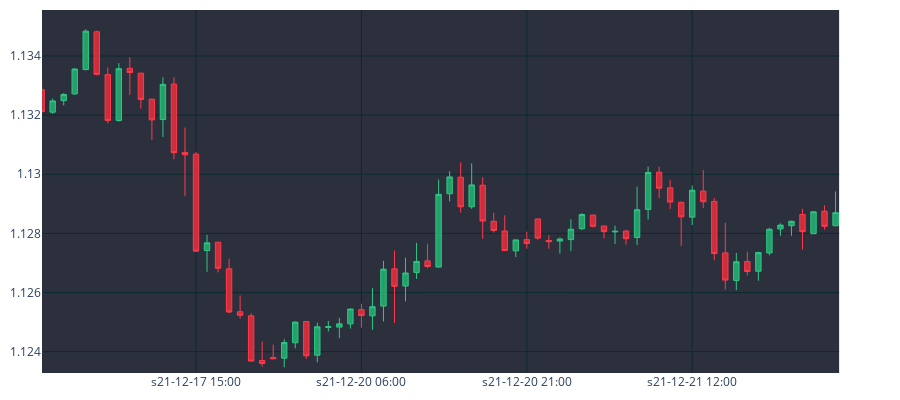

The notebook cell this image was saved under:
### Code cell
cp = CandlePlot(dfp, candles=True)
cp.show_plot(sec_traces=[])

### Figure 1 — Plotly figure (JSON) as saved in the notebook; plotly's stock layout.template omitted (floating-point values rounded to 4 significant figures; data arrays with more than 128 entries replaced by an {"elided": "..."} marker saying what was removed)
{"data": [{"close": {"elided": "300 float values"}, "decreasing": {"fillcolor": "#CC2E3C", "line": {"color": "#ff3a4c"}}, "high": {"elided": "300 float values"}, "increasing": {"fillcolor": "#24A06B", "line": {"color": "#2EC886"}}, "line": {"width": 1}, "low": {"elided": "300 float values"}, "opacity": 1, "open": {"elided": "300 float values"}, "type": "candlestick", "x": {"elided": "300 str values"}}], "layout": {"height": 400, "margin": {"b": 10, "l": 10, "r": 10, "t": 10}, "plot_bgcolor": "#2c303c", "width": 900, "xaxis": {"anchor": "y", "autorange": false, "domain": [0, 0.94], "gridcolor": "#0d292f", "nticks": 5, "range": [61.03, 133.3], "rangeslider": {"visible": false, "yaxis": {}}, "type": "category"}, "yaxis": {"anchor": "x", "autorange": false, "domain": [0, 1], "gridcolor": "#0d292f", "range": [1.123, 1.136]}, "yaxis2": {"anchor": "x", "gridcolor": "#0d292f", "overlaying": "y", "side": "right"}}}
